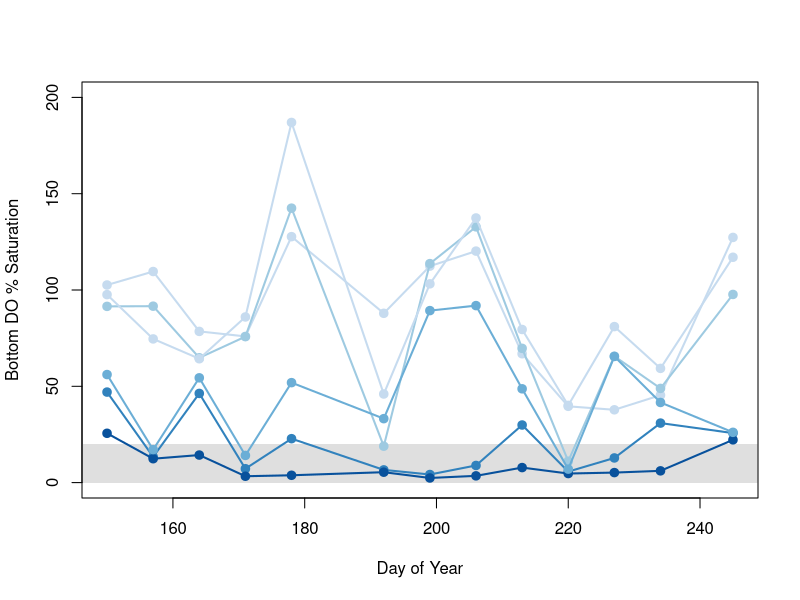

This chart was generated by the following R code:
# Green Valley Bottom DO
library(tidyverse)
#======== SITE COLORS =========#
site1 = "#c6dbef"
site2 = "#9ecae1"
site3 = "#3182bd"
site4 = "#08519c"
site5 = "#6baed6"
site6 = "#c6dbef"


gvl_btm = read.csv("field_profiles_gvl_2019.csv") %>%
  group_by(doy, siteID) %>%
  filter(depth == max(depth)) %>%
  select(doy, siteID, depth, do_sat, temperature) %>%
  ungroup()
gvl_btm = as.data.frame(gvl_btm)

windows(height = 5, width = 5)
plot(gvl_btm[gvl_btm$siteID==1, "doy"],
     gvl_btm[gvl_btm$siteID==1, "do_sat"],
     pch = 19, cex = 1, lwd = 2, col = site1, type = "o",
     ylim = c(0,200), xlab = "Day of Year", ylab = "Bottom DO % Saturation")
polygon(c(140,250,250,140), c(0,0,20,20), border = FALSE, 
        col = rgb(77,77,77, max = 255, alpha = 45))
points(gvl_btm[gvl_btm$siteID==2, "doy"],
     gvl_btm[gvl_btm$siteID==2, "do_sat"],
     pch = 19, cex = 1, lwd = 2, col = site2, type = "o")
points(gvl_btm[gvl_btm$siteID==3, "doy"],
       gvl_btm[gvl_btm$siteID==3, "do_sat"],
       pch = 19, cex = 1, lwd = 2, col = site3, type = "o")
points(gvl_btm[gvl_btm$siteID==4, "doy"],
       gvl_btm[gvl_btm$siteID==4, "do_sat"],
       pch = 19, cex = 1, lwd = 2, col = site4, type = "o")
points(gvl_btm[gvl_btm$siteID==5, "doy"],
       gvl_btm[gvl_btm$siteID==5, "do_sat"],
       pch = 19, cex = 1, lwd = 2, col = site5, type = "o")
points(gvl_btm[gvl_btm$siteID==6, "doy"],
       gvl_btm[gvl_btm$siteID==6, "do_sat"],
       pch = 19, cex = 1, lwd = 2, col = site6, type = "o")
